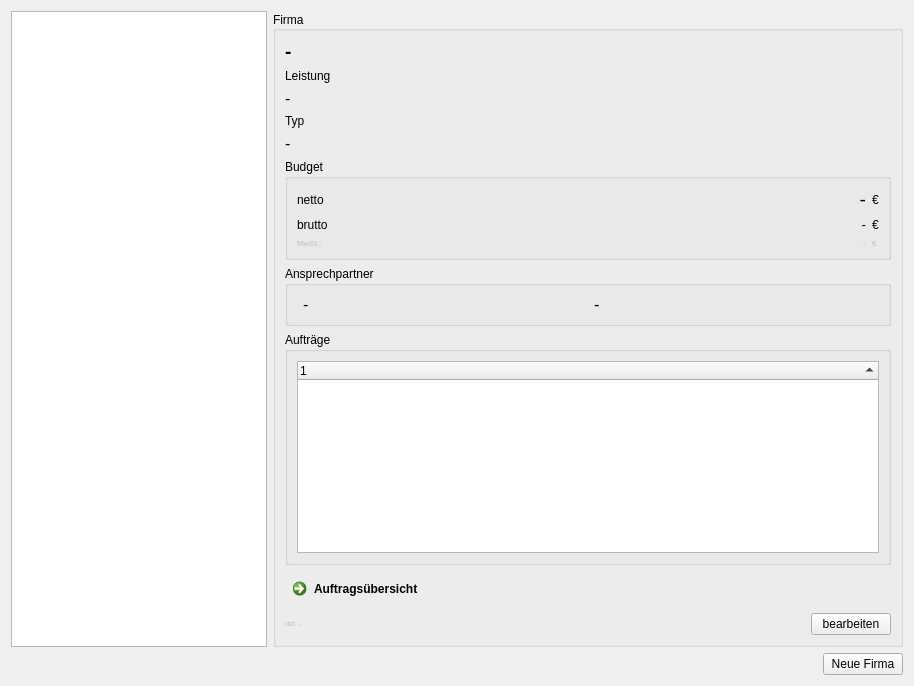
        <widget class="QWidget" name="tab_companies_table">
         <attribute name="title">
          <string>Firmen</string>
         </attribute>
         <layout class="QVBoxLayout" name="verticalLayout_9">
          <item>
           <layout class="QHBoxLayout" name="horizontalLayout_14">
            <item>
             <widget class="QTableWidget" name="tableWidget_companies">
              <property name="enabled">
               <bool>true</bool>
              </property>
              <property name="autoFillBackground">
               <bool>false</bool>
              </property>
              <property name="alternatingRowColors">
               <bool>true</bool>
              </property>
              <property name="selectionMode">
               <enum>QAbstractItemView::SingleSelection</enum>
              </property>
              <property name="selectionBehavior">
               <enum>QAbstractItemView::SelectRows</enum>
              </property>
              <property name="textElideMode">
               <enum>Qt::ElideRight</enum>
              </property>
              <property name="horizontalScrollMode">
               <enum>QAbstractItemView::ScrollPerPixel</enum>
              </property>
              <property name="showGrid">
               <bool>true</bool>
              </property>
              <property name="sortingEnabled">
               <bool>true</bool>
              </property>
              <attribute name="horizontalHeaderStretchLastSection">
               <bool>true</bool>
              </attribute>
             </widget>
            </item>
            <item>
             <layout class="QVBoxLayout" name="verticalLayout_15">
              <item>
               <widget class="QGroupBox" name="groupBox_4">
                <property name="sizePolicy">
                 <sizepolicy hsizetype="Maximum" vsizetype="Preferred">
                  <horstretch>0</horstretch>
                  <verstretch>0</verstretch>
                 </sizepolicy>
                </property>
                <property name="minimumSize">
                 <size>
                  <width>630</width>
                  <height>0</height>
                 </size>
                </property>
                <property name="title">
                 <string>Firma</string>
                </property>
                <property name="alignment">
                 <set>Qt::AlignLeading|Qt::AlignLeft|Qt::AlignVCenter</set>
                </property>
                <layout class="QVBoxLayout" name="verticalLayout_16">
                 <property name="topMargin">
                  <number>9</number>
                 </property>
                 <item>
                  <widget class="QLabel" name="label_company_name">
                   <property name="font">
                    <font>
                     <pointsize>14</pointsize>
                     <weight>75</weight>
                     <bold>true</bold>
                    </font>
                   </property>
                   <property name="text">
                    <string>-</string>
                   </property>
                   <property name="wordWrap">
                    <bool>true</bool>
                   </property>
                  </widget>
                 </item>
                 <item>
                  <widget class="QLabel" name="label_service">
                   <property name="text">
                    <string>Leistung</string>
                   </property>
                  </widget>
                 </item>
                 <item>
                  <widget class="QLabel" name="label_company_service">
                   <property name="font">
                    <font>
                     <pointsize>12</pointsize>
                    </font>
                   </property>
                   <property name="text">
                    <string>-</string>
                   </property>
                   <property name="wordWrap">
                    <bool>true</bool>
                   </property>
                  </widget>
                 </item>
                 <item>
                  <widget class="QLabel" name="label_service_type">
                   <property name="text">
                    <string>Typ</string>
                   </property>
                  </widget>
                 </item>
                 <item>
                  <widget class="QLabel" name="label_company_service_type">
                   <property name="font">
                    <font>
                     <pointsize>12</pointsize>
                    </font>
                   </property>
                   <property name="text">
                    <string>-</string>
                   </property>
                  </widget>
                 </item>
                 <item>
                  <widget class="QGroupBox" name="groupBox_job_sum_5">
                   <property name="sizePolicy">
                    <sizepolicy hsizetype="Preferred" vsizetype="Preferred">
                     <horstretch>0</horstretch>
                     <verstretch>0</verstretch>
                    </sizepolicy>
                   </property>
                   <property name="title">
                    <string>Budget</string>
                   </property>
                   <layout class="QGridLayout" name="gridLayout_6">
                    <item row="1" column="4">
                     <widget class="QLabel" name="label_currency_24">
                      <property name="sizePolicy">
                       <sizepolicy hsizetype="Maximum" vsizetype="Preferred">
                        <horstretch>0</horstretch>
                        <verstretch>0</verstretch>
                       </sizepolicy>
                      </property>
                      <property name="maximumSize">
                       <size>
                        <width>16777215</width>
                        <height>16777215</height>
                       </size>
                      </property>
                      <property name="text">
                       <string>€</string>
                      </property>
                     </widget>
                    </item>
                    <item row="2" column="1" colspan="3">
                     <widget class="QLabel" name="label_company_budget_w_VAT">
                      <property name="font">
                       <font>
                        <pointsize>10</pointsize>
                       </font>
                      </property>
                      <property name="text">
                       <string>-</string>
                      </property>
                      <property name="alignment">
                       <set>Qt::AlignRight|Qt::AlignTrailing|Qt::AlignVCenter</set>
                      </property>
                     </widget>
                    </item>
                    <item row="3" column="4">
                     <widget class="QLabel" name="label_currency_31">
                      <property name="enabled">
                       <bool>false</bool>
                      </property>
                      <property name="sizePolicy">
                       <sizepolicy hsizetype="Maximum" vsizetype="Preferred">
                        <horstretch>0</horstretch>
                        <verstretch>0</verstretch>
                       </sizepolicy>
                      </property>
                      <property name="maximumSize">
                       <size>
                        <width>16777215</width>
                        <height>16777215</height>
                       </size>
                      </property>
                      <property name="font">
                       <font>
                        <pointsize>6</pointsize>
                       </font>
                      </property>
                      <property name="text">
                       <string>€</string>
                      </property>
                     </widget>
                    </item>
                    <item row="1" column="0">
                     <widget class="QLabel" name="label_net_6">
                      <property name="text">
                       <string>netto</string>
                      </property>
                      <property name="buddy">
                       <cstring>lineEdit_job_sum_1</cstring>
                      </property>
                     </widget>
                    </item>
                    <item row="2" column="0">
                     <widget class="QLabel" name="label_w_tax_6">
                      <property name="text">
                       <string>brutto</string>
                      </property>
                     </widget>
                    </item>
                    <item row="2" column="4">
                     <widget class="QLabel" name="label_currency_32">
                      <property name="sizePolicy">
                       <sizepolicy hsizetype="Maximum" vsizetype="Preferred">
                        <horstretch>0</horstretch>
                        <verstretch>0</verstretch>
                       </sizepolicy>
                      </property>
                      <property name="maximumSize">
                       <size>
                        <width>16777215</width>
                        <height>16777215</height>
                       </size>
                      </property>
                      <property name="text">
                       <string>€</string>
                      </property>
                     </widget>
                    </item>
                    <item row="3" column="0">
                     <widget class="QLabel" name="label_VAT_6">
                      <property name="enabled">
                       <bool>false</bool>
                      </property>
                      <property name="font">
                       <font>
                        <pointsize>6</pointsize>
                       </font>
                      </property>
                      <property name="text">
                       <string>MwSt.:</string>
                      </property>
                     </widget>
                    </item>
                    <item row="3" column="1" colspan="3">
                     <widget class="QLabel" name="label_company_budget_VAT_amount">
                      <property name="enabled">
                       <bool>false</bool>
                      </property>
                      <property name="font">
                       <font>
                        <pointsize>6</pointsize>
                       </font>
                      </property>
                      <property name="text">
                       <string>-</string>
                      </property>
                      <property name="alignment">
                       <set>Qt::AlignRight|Qt::AlignTrailing|Qt::AlignVCenter</set>
                      </property>
                     </widget>
                    </item>
                    <item row="1" column="1" colspan="3">
                     <widget class="QLabel" name="label_company_budget">
                      <property name="font">
                       <font>
                        <pointsize>14</pointsize>
                       </font>
                      </property>
                      <property name="text">
                       <string>-</string>
                      </property>
                      <property name="alignment">
                       <set>Qt::AlignRight|Qt::AlignTrailing|Qt::AlignVCenter</set>
                      </property>
                     </widget>
                    </item>
                   </layout>
                  </widget>
                 </item>
                 <item>
                  <widget class="QGroupBox" name="groupBox_3">
                   <property name="sizePolicy">
                    <sizepolicy hsizetype="Preferred" vsizetype="Maximum">
                     <horstretch>0</horstretch>
                     <verstretch>0</verstretch>
                    </sizepolicy>
                   </property>
                   <property name="title">
                    <string>Ansprechpartner</string>
                   </property>
                   <layout class="QFormLayout" name="formLayout_4">
                    <item row="0" column="1">
                     <layout class="QHBoxLayout" name="horizontalLayout">
                      <item>
                       <widget class="QLabel" name="label_company_contact_person_first_name">
                        <property name="sizePolicy">
                         <sizepolicy hsizetype="Preferred" vsizetype="Preferred">
                          <horstretch>0</horstretch>
                          <verstretch>0</verstretch>
                         </sizepolicy>
                        </property>
                        <property name="font">
                         <font>
                          <pointsize>12</pointsize>
                         </font>
                        </property>
                        <property name="text">
                         <string>-</string>
                        </property>
                       </widget>
                      </item>
                      <item>
                       <widget class="QLabel" name="label_company_contact_person_last_name">
                        <property name="font">
                         <font>
                          <pointsize>12</pointsize>
                         </font>
                        </property>
                        <property name="text">
                         <string>-</string>
                        </property>
                       </widget>
                      </item>
                     </layout>
                    </item>
                   </layout>
                  </widget>
                 </item>
                 <item>
                  <widget class="QGroupBox" name="groupBox_company_jobs">
                   <property name="sizePolicy">
                    <sizepolicy hsizetype="Preferred" vsizetype="Expanding">
                     <horstretch>0</horstretch>
                     <verstretch>0</verstretch>
                    </sizepolicy>
                   </property>
                   <property name="title">
                    <string>Aufträge</string>
                   </property>
                   <layout class="QVBoxLayout" name="verticalLayout_17">
                    <item>
                     <widget class="QTreeWidget" name="treeWidget_company_invoices_by_job">
                      <property name="sizePolicy">
                       <sizepolicy hsizetype="Preferred" vsizetype="Expanding">
                        <horstretch>0</horstretch>
                        <verstretch>0</verstretch>
                       </sizepolicy>
                      </property>
                      <property name="alternatingRowColors">
                       <bool>true</bool>
                      </property>
                      <property name="sortingEnabled">
                       <bool>true</bool>
                      </property>
                      <property name="expandsOnDoubleClick">
                       <bool>false</bool>
                      </property>
                      <property name="columnCount">
                       <number>1</number>
                      </property>
                      <column>
                       <property name="text">
                        <string notr="true">1</string>
                       </property>
                      </column>
                     </widget>
                    </item>
                   </layout>
                  </widget>
                 </item>
                 <item>
                  <layout class="QHBoxLayout" name="horizontalLayout_31">
                   <item>
                    <widget class="QCommandLinkButton" name="commandLinkButton_company_ov">
                     <property name="text">
                      <string>Auftragsübersicht</string>
                     </property>
                    </widget>
                   </item>
                   <item>
                    <spacer name="horizontalSpacer_6">
                     <property name="orientation">
                      <enum>Qt::Horizontal</enum>
                     </property>
                     <property name="sizeHint" stdset="0">
                      <size>
                       <width>40</width>
                       <height>20</height>
                      </size>
                     </property>
                    </spacer>
                   </item>
                  </layout>
                 </item>
                 <item>
                  <layout class="QHBoxLayout" name="horizontalLayout_16">
                   <item>
                    <widget class="QLabel" name="label_company_uid">
                     <property name="enabled">
                      <bool>false</bool>
                     </property>
                     <property name="sizePolicy">
                      <sizepolicy hsizetype="Preferred" vsizetype="Maximum">
                       <horstretch>0</horstretch>
                       <verstretch>0</verstretch>
                      </sizepolicy>
                     </property>
                     <property name="font">
                      <font>
                       <pointsize>5</pointsize>
                      </font>
                     </property>
                     <property name="text">
                      <string>uid: -</string>
                     </property>
                     <property name="alignment">
                      <set>Qt::AlignLeading|Qt::AlignLeft|Qt::AlignVCenter</set>
                     </property>
                    </widget>
                   </item>
                   <item>
                    <widget class="QPushButton" name="pushButton_edit_company">
                     <property name="sizePolicy">
                      <sizepolicy hsizetype="Maximum" vsizetype="Maximum">
                       <horstretch>0</horstretch>
                       <verstretch>0</verstretch>
                      </sizepolicy>
                     </property>
                     <property name="text">
                      <string>bearbeiten</string>
                     </property>
                    </widget>
                   </item>
                  </layout>
                 </item>
                </layout>
               </widget>
              </item>
             </layout>
            </item>
           </layout>
          </item>
          <item>
           <layout class="QVBoxLayout" name="verticalLayout_companies_table">
            <item>
             <layout class="QHBoxLayout" name="horizontalLayout_7">
              <item>
               <spacer name="horizontalSpacer_4">
                <property name="orientation">
                 <enum>Qt::Horizontal</enum>
                </property>
                <property name="sizeHint" stdset="0">
                 <size>
                  <width>40</width>
                  <height>20</height>
                 </size>
                </property>
               </spacer>
              </item>
              <item>
               <widget class="QPushButton" name="pushButton_new_company">
                <property name="text">
                 <string>Neue Firma</string>
                </property>
               </widget>
              </item>
             </layout>
            </item>
           </layout>
          </item>
         </layout>
        </widget>
